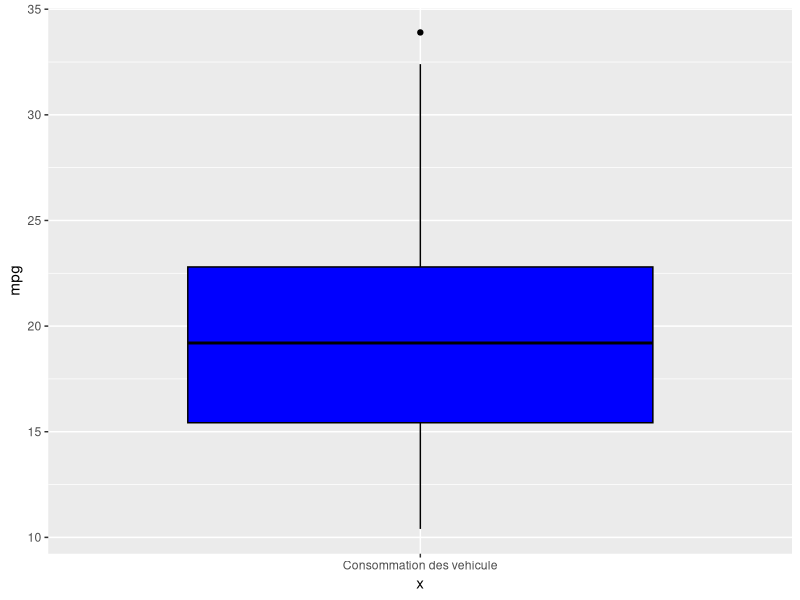
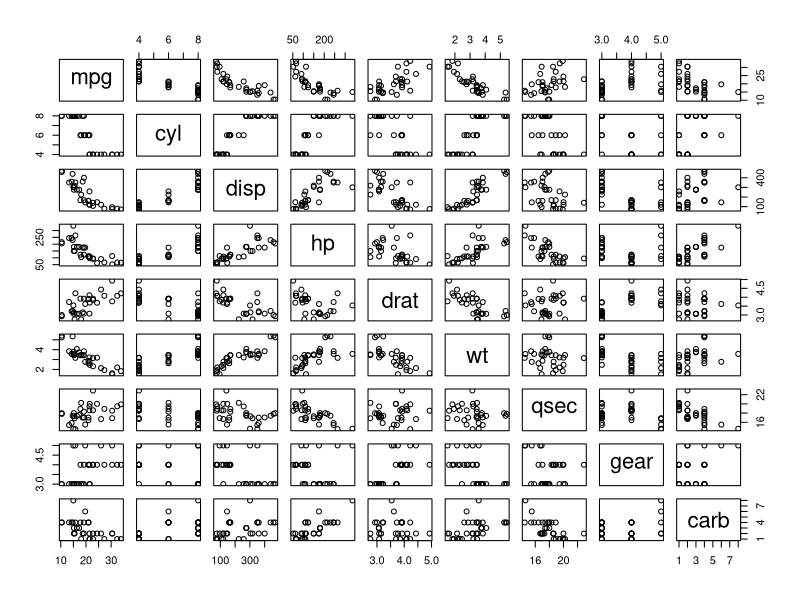
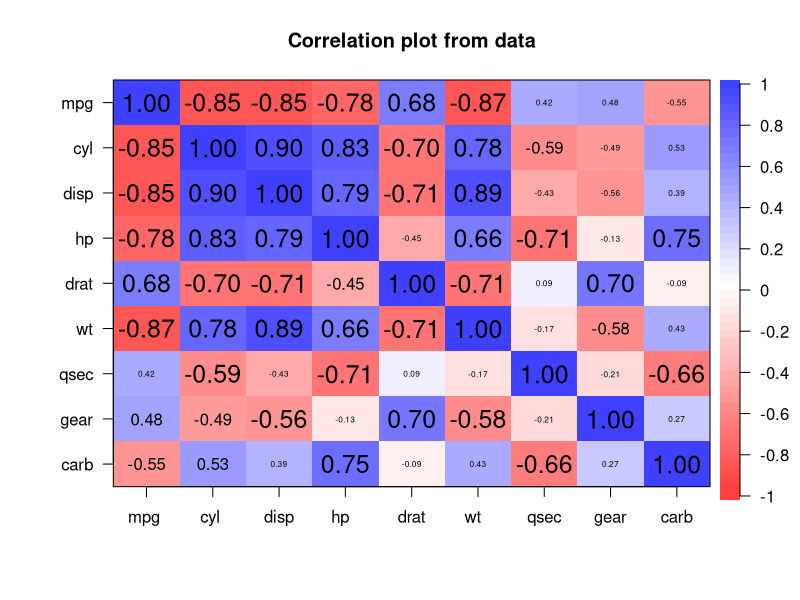
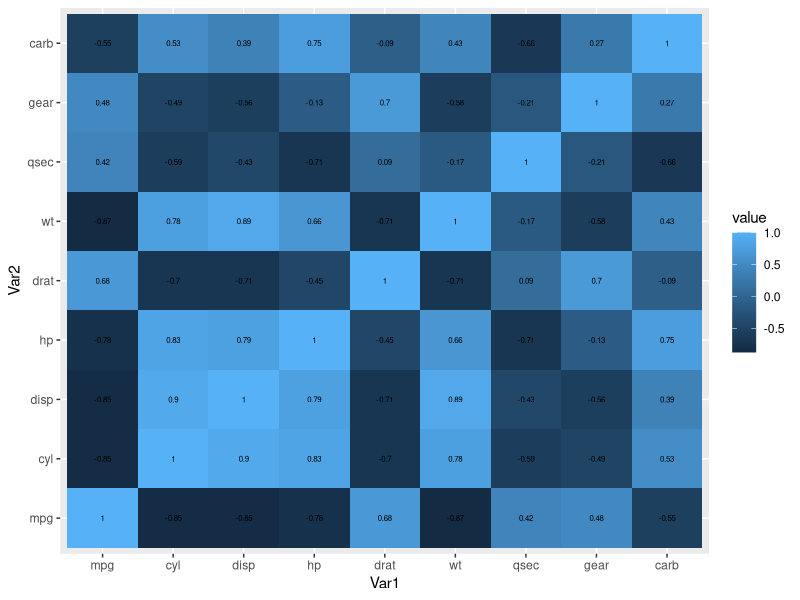
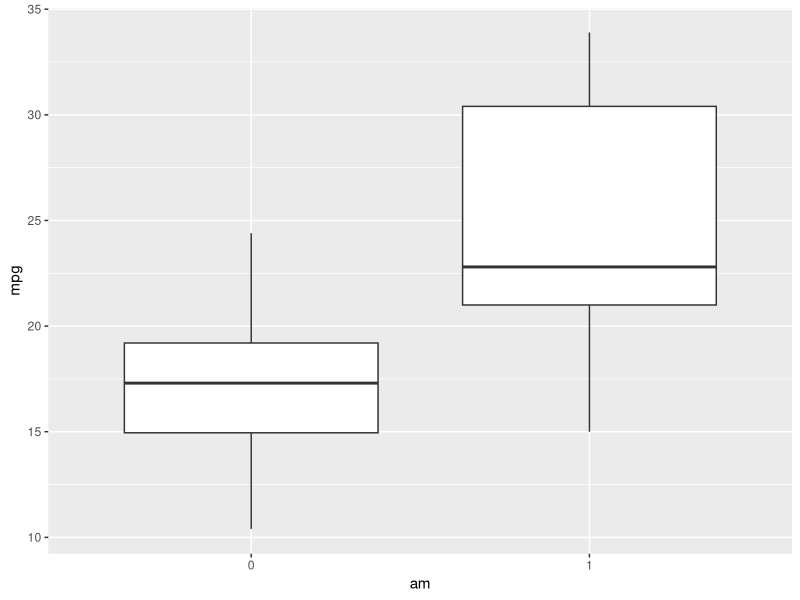
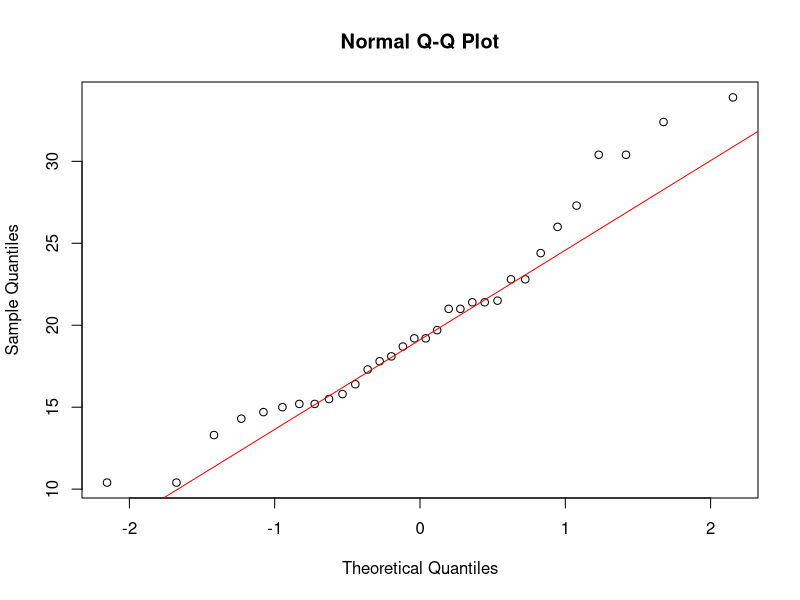
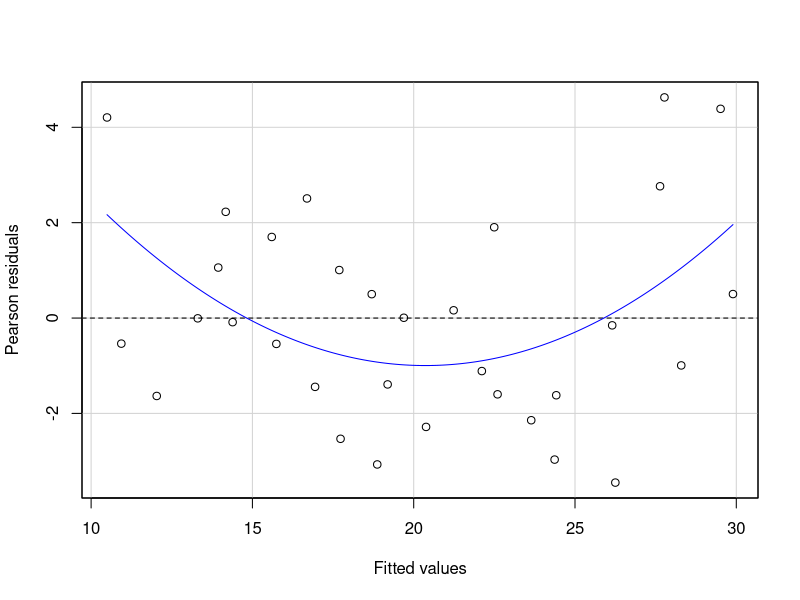
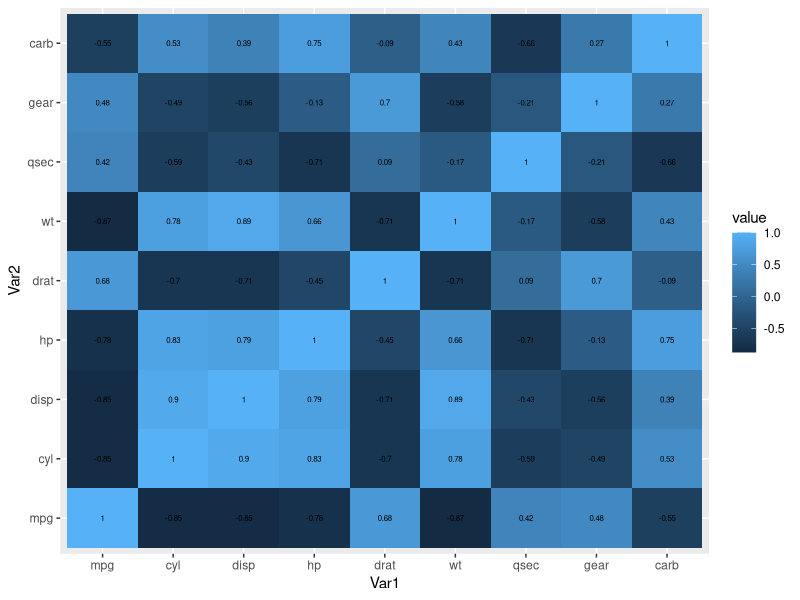

These charts were generated, in order, by the following R code:
## ---- chunk 1
#| echo: false
library(ggplot2)    # Visualisation des données
library(readxl)     # Bibliothèque de manipulation de données dans Excel
library(dplyr)      # Bibliothèque de manipulation de données statistiques
library(psych)     # Bibliothèque de statistiques descriptives

options(digits = 3) # Combien de décimales afficher
## ---- chunk 2
#| echo: false
# Ecrire du code
data("mtcars")

Mydata <- mtcars[,]
## ---- chunk 3
#| echo: false
sapply(mtcars, class)
## ---- chunk 4
#| echo: false
# glimpse(mtcars)
## ---- chunk 5
#| echo: false
str(mtcars)
## ---- chunk 6
#| echo: false
for (variable in names(mtcars)) {
  if (is.numeric(mtcars[[variable]])){
    print(paste0(variable," est un numerique"))
  }else {
    print(paste0(variable," n'est pas numerique"))
  }
}
## ---- chunk 7
#| echo: false
summary(mtcars)
#mtcars[,1]
## ---- chunk 8
#| echo: false
library(ggplot2)
ggplot(data = mtcars, aes(x="Consommation des vehicule", y=mpg))+ 
  geom_boxplot(color="black", fill="blue")
## ---- chunk 9
#| echo: false
mtcars$vs <- as.factor(mtcars$vs)
mtcars$am <- as.factor(mtcars$am)
## ---- chunk 10
#| echo: false
for (variable in names(mtcars)) {
  if (is.numeric(mtcars[[variable]])){
    variable = mtcars[[variable]];
  }else {
    variable = as.factor(mtcars[[variable]])
  }
}
## ---- chunk 11
#| echo: false
New_base <- mtcars[,-which(names(mtcars) %in% c("vs","am"))]
str(New_base)
## ---- chunk 12
#| echo: false
# plot(mtcars)
plot(New_base)
## ---- chunk 13
#| echo: false
# cor(mtcars)

## ---- chunk 14
#| echo: false
corPlot(New_base)
## ---- chunk 15
#| echo: false
# Install and load reshape2 package
#install.packages("reshape2")
library(reshape2)
 
# creating correlation matrix
corr_mat <- round(cor(New_base),2)
 
# reduce the size of correlation matrix
melted_corr_mat <- melt(corr_mat)
head(melted_corr_mat)
 
# plotting the correlation heatmap
library(ggplot2)
ggplot(data = melted_corr_mat, aes(x=Var1, y=Var2, 
                                   fill=value)) + 
geom_tile() +
geom_text(aes(Var2, Var1, label = value), 
          color = "black", size = 2)
## ---- chunk 16
table(mtcars$vs)
## ---- chunk 17
ggplot(data = mtcars, aes(x=am,y=mpg))+
  geom_boxplot(aes(fill=mpg))
## ---- chunk 18
# Réalisation d'un t-test pour comparer les moyennes de 'mpg' entre les voitures à transmission manuelle et automatique
t.test(mpg ~ am, data=mtcars)
## ---- chunk 19
# Création d'un QQ-plot pour la variable 'mpg'
qqnorm(mtcars$mpg)
qqline(mtcars$mpg, col = "red")
## ---- chunk 20
# Test de Shapiro-Wilk pour 'mpg'
shapiro.test(mtcars$mpg)
## ---- chunk 21
install.packages("cars")
# Chargement du package
library(car)

# Réalisation du test de Levene sur 'mpg' en fonction du type de transmission 'am'
leveneTest(mpg ~ am, data=mtcars)
## ---- chunk 22
t.test(mpg ~ am, data=mtcars, var.equal = FALSE)
## ---- chunk 23
wilcox.test(mpg ~ am, data=mtcars)
## ---- chunk 24
model <- lm(mpg ~ ., data = mtcars )
## ---- chunk 25
summary(model)
## ---- chunk 26
residualPlot(model)
## ---- chunk 27
vif(model)
## ---- chunk 28
ggplot(data = melted_corr_mat, aes(x=Var1, y=Var2, 
                                   fill=value)) + 
geom_tile() +
geom_text(aes(Var2, Var1, label = value), 
          color = "black", size = 2)
## ---- chunk 29
mtcars_bis <- mtcars[,-which(names(mtcars) %in% c("cyl","disp"," hp","carb","qsec"))]

model_bis <- lm(mpg ~ ., data = mtcars_bis )
## ---- chunk 30
summary(model_bis)
## ---- chunk 31
vif(model_bis)
## ---- chunk 32
predict(model_bis, data.frame(hp = 10, drat = 5, wt = 10, vs = as.factor(0), am = as.factor(0), gear = 7))
## ---- chunk 33
1 + 1
## ---- chunk 34
#| echo: false
2 * 2
